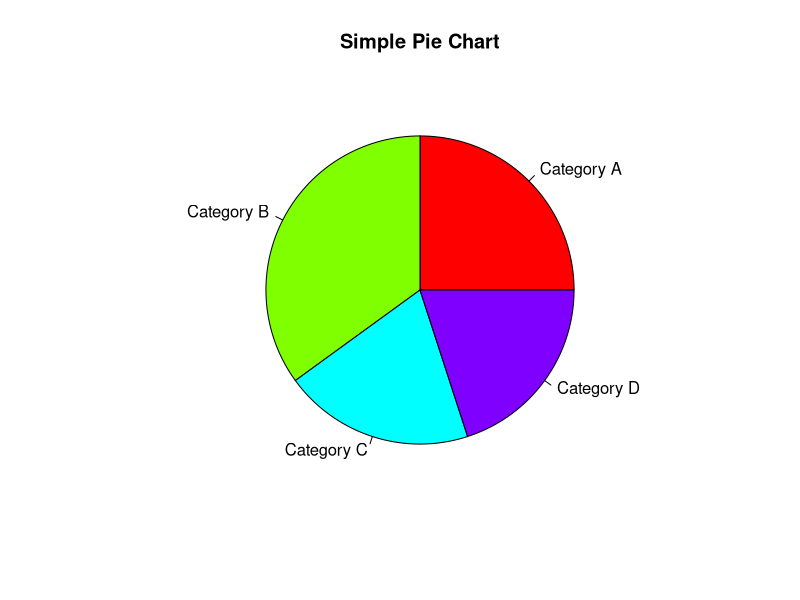
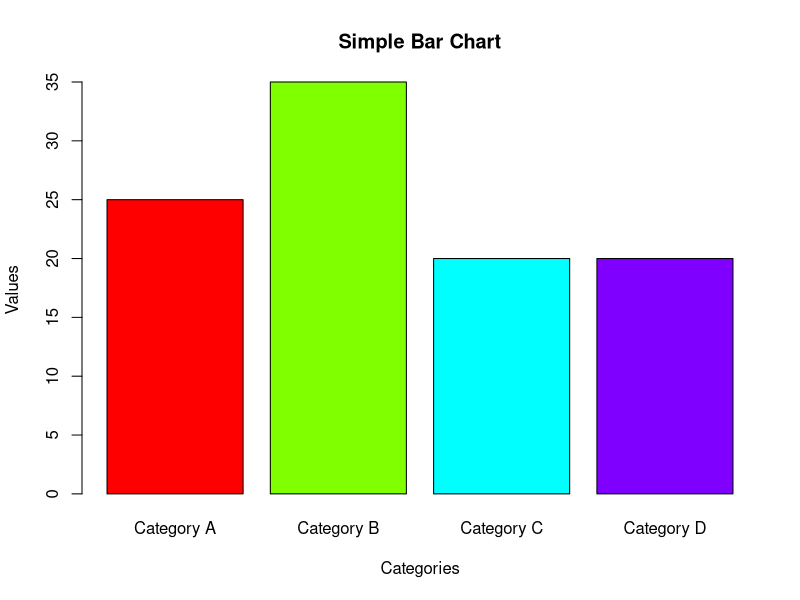
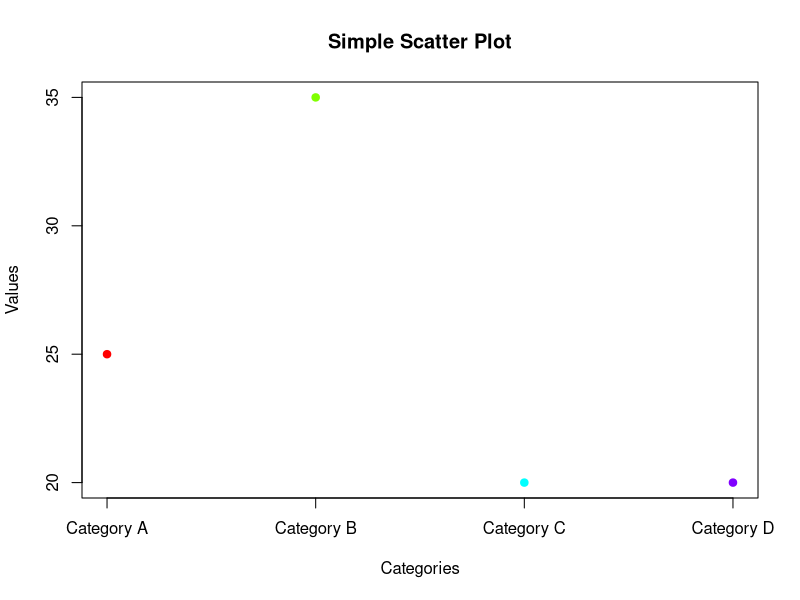
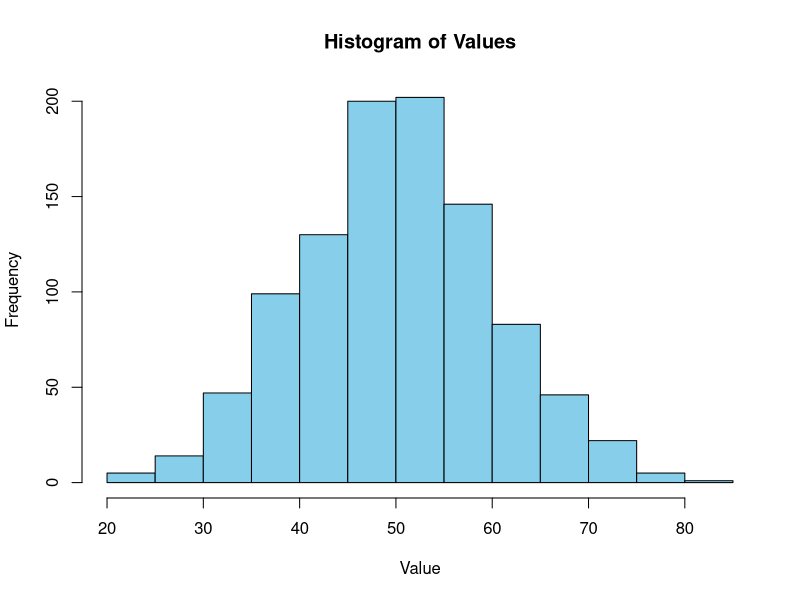
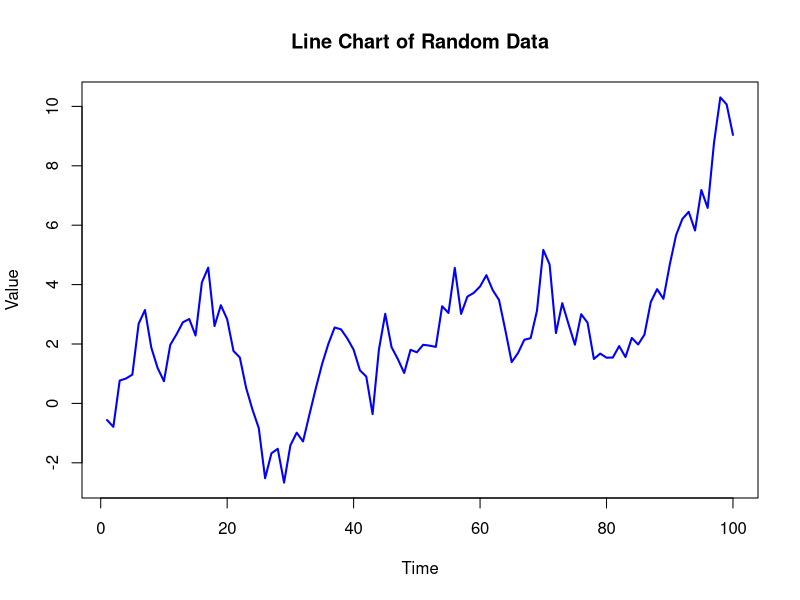

Source code (R) for these figures, in order:

# if else statement

number <- 10
if (number > 0) {
  message("The number is positive.")
} else if (number < 0) {
  message("The number is negative.")
} else {
  message("The number is zero.")
}

# elseif statement
score <- 85
if (score >= 90) {
  message("Grade: A")
} else if (score >= 80) {
  message("Grade: B")
} else if (score >= 70) {
  message("Grade: C")
} else if (score >= 60) {
  message("Grade: D")
} else {
  message("Grade: F")
}

# is.integer example
X <- 8
if (is.integer(X)) { 
  print("X is an Integer") 
} else { 
  print("X is not an Integer") 
}

#
# Define a character vector
fruits <- c("apple", "banana", "cherry")

if ("apple" %in% fruits) { 
  print("apple is found") 
} else { 
  print("apple is not found") 
}

# while loop
counter <- 1
while (counter <= 5) {
  print(paste("Counter is:", counter))
  counter <- counter + 1  # Increment the counter
}

# r repeat loop
counter <- 1
repeat {
  print(paste("Counter is:", counter))
  counter <- counter + 1
  if (counter > 5) {
    break
  }
}

# for loop
numbers <- c(1, 2, 3, 4, 5)
for (num in numbers) {
  print(paste("Current number is:", num))
}

# next statement using for loop
numbers <- 1:10
for (num in numbers) {
  if (num == 5) {
    next  
  }
  print(num)
}


# for loop with next statement
words <- c("apple", "banana", "cherry", "date", "elderberry")
for (word in words) {
  if (word == "cherry") {
    next  
  }
  print(word)
}


# functions
square <- function(x) {
  return(x^2)
}
result1 <- square(4)
result2 <- square(7)
print(paste("The square of 4 is:", result1))
print(paste("The square of 7 is:", result2))


# function without argument
multiples_of_3 <- function() {
  for (i in 1:5) {
    print(i * 3)
  }
}
multiples_of_3()


# function with argument
multiply <- function(a = 2, b = 5) {
  z <- a * b
  print(z)
}
multiply()
multiply(4, 7)



# lazy evaluation of functions
new <- function(a, b = 5) { 
  print(a^2)
  print(a)
  print(b)
}
new(2)

# R Strings
a <- 'what is your name?'
print(a)
b <- "my name is sai"
print(b)

#
a <- "Good"
b <- 'Morning'
c <- "Everyone!"

print(paste(a, b, c))
print(paste(a, b, c, sep = "-"))
print(paste(a, b, c, sep = "", collapse = ""))

# Formatting a number with 2 decimal places
num <- 123.456
formatted_num <- format(num, nsmall = 2)
print(formatted_num)

# Formatting a string
str <- "Hello"
formatted_str <- format(str, width = 10, justify = "centre")  # Corrected justify value
print(formatted_str)

# Counting the number of characters in a string
str <- "Hello, world!"
char_count <- nchar(str)
print(char_count)


# Converting a string to uppercase
str <- "Hello, world!"
upper_str <- toupper(str)
print(upper_str) 

# Converting a string to lowercase
lower_str <- tolower(str)
print(lower_str)


# Extracting a part of a string using substring
str <- "Hello, world!"
sub_str <- substring(str, 1, 5)  
print(sub_str) 


# pie chart
x <- c(25, 35, 20, 20)
labels <- c("Category A", "Category B", "Category C", "Category D")
pie(x, labels = labels, main = "Simple Pie Chart", col = rainbow(length(x)))

# bar chart
x <- c(25, 35, 20, 20)
# Labels for the bars
labels <- c("Category A", "Category B", "Category C", "Category D")
barplot(x, names.arg = labels, main = "Simple Bar Chart", col = rainbow(length(x)), xlab = "Categories", ylab = "Values")


# scatter plot
x <- c(1, 2, 3, 4) 
y <- c(25, 35, 20, 20) 
# Labels for the points
labels <- c("Category A", "Category B", "Category C", "Category D")
# Create the scatter plot
plot(x, y, main = "Simple Scatter Plot", xlab = "Categories", ylab = "Values", 
     pch = 19, col = rainbow(length(x)), xaxt = "n")
# Add custom x-axis labels
axis(1, at = x, labels = labels)


# histogram
set.seed(123)
values <- rnorm(1000, mean = 50, sd = 10)

# Create histogram
hist(values, breaks = 20, col = "skyblue", border = "black",
     main = "Histogram of Values", xlab = "Value", ylab = "Frequency")

set.seed(123)
time <- 1:100
value <- cumsum(rnorm(100)) # Cumulative sum of random values

# line chart
set.seed(123)
time <- 1:100
value <- cumsum(rnorm(100)) # Cumulative sum of random values

plot(time, value, type = "l", col = "blue", lwd = 2,
     main = "Line Chart of Random Data", xlab = "Time", ylab = "Value")
